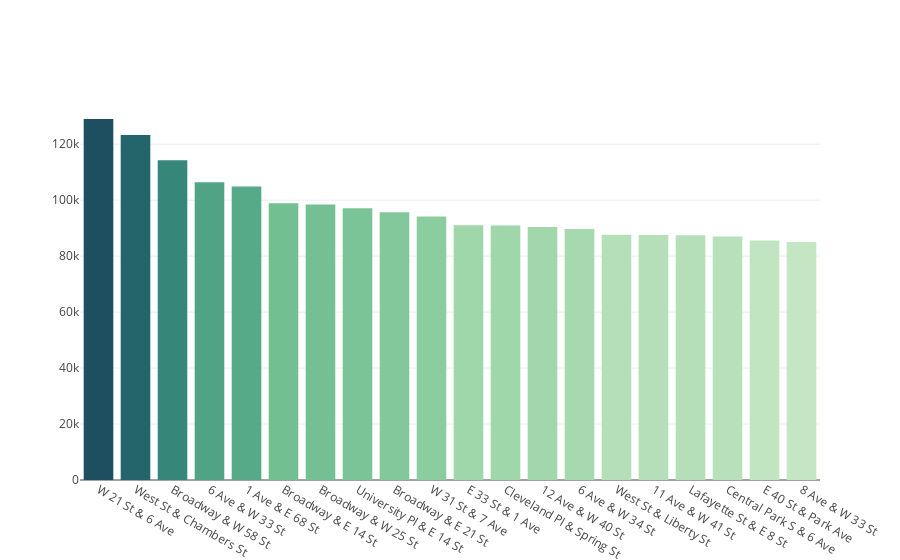

Notebook source saved alongside this figure:
### Code cell
# Change the color of the bar plots to Blue based on the value of the stations

fig = go.Figure(go.Bar(x = top20['start_station_name'], y = top20['value'], marker={'color': top20['value'],'colorscale': 'Blugrn'}))
fig.show()

### Figure 1 — Plotly figure (JSON) as saved in the notebook; plotly's stock layout.template omitted (floating-point values rounded to 4 significant figures)
{"data": [{"marker": {"color": [129016, 123289, 114293, 106440, 104856, 98862, 98422, 97120, 95691, 94208, 91003, 90973, 90414, 89683, 87657, 87577, 87457, 87013, 85598, 85051], "colorscale": [[0, "rgb(196, 230, 195)"], [0.1667, "rgb(150, 210, 164)"], [0.3333, "rgb(109, 188, 144)"], [0.5, "rgb(77, 162, 132)"], [0.6667, "rgb(54, 135, 122)"], [0.8333, "rgb(38, 107, 110)"], [1, "rgb(29, 79, 96)"]]}, "type": "bar", "x": ["W 21 St & 6 Ave", "West St & Chambers St", "Broadway & W 58 St", "6 Ave & W 33 St", "1 Ave & E 68 St", "Broadway & E 14 St", "Broadway & W 25 St", "University Pl & E 14 St", "Broadway & E 21 St", "W 31 St & 7 Ave", "E 33 St & 1 Ave", "Cleveland Pl & Spring St", "12 Ave & W 40 St", "6 Ave & W 34 St", "West St & Liberty St", "11 Ave & W 41 St", "Lafayette St & E 8 St", "Central Park S & 6 Ave", "E 40 St & Park Ave", "8 Ave & W 33 St"], "y": [129016, 123289, 114293, 106440, 104856, 98862, 98422, 97120, 95691, 94208, 91003, 90973, 90414, 89683, 87657, 87577, 87457, 87013, 85598, 85051]}], "layout": {}}
